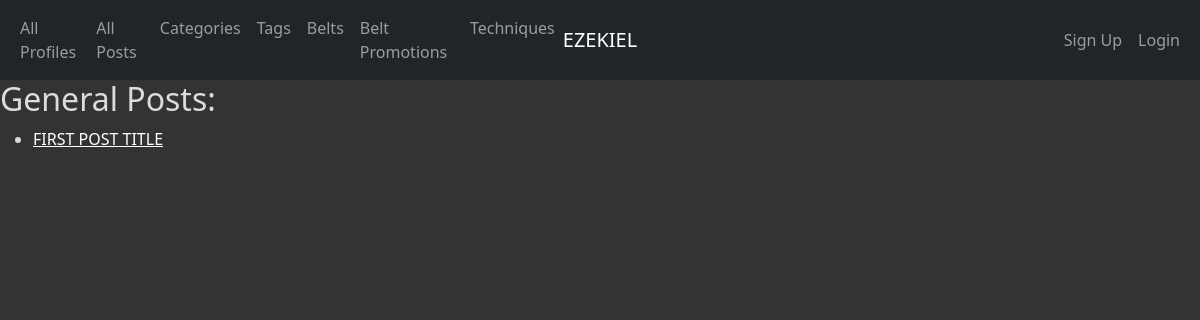
Before: /categories/1/ with the older database file.
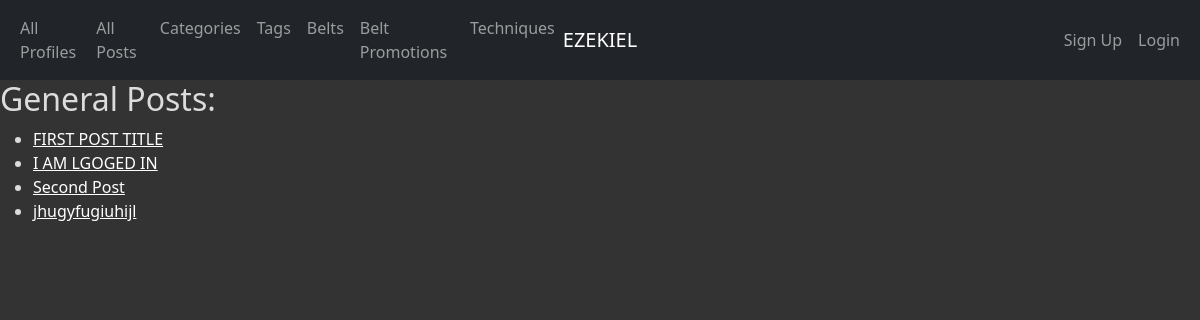
After: the same page with the newer database file.
### app_info/models.py (models this page shows, shortened)
class Post(models.Model):
    post_id = models.AutoField(primary_key=True)
    text = models.TextField()
    image = models.ImageField(default="")
    created_at = models.DateTimeField(auto_now_add=True)
    updated_at = models.DateTimeField(auto_now=True)
    likes = models.IntegerField(default=0)
    title = models.CharField(max_length=45)
    subtitle = models.CharField(max_length=45)
    profile = models.ForeignKey(Profile, related_name='posts', on_delete=models.CASCADE)
    categories = models.ForeignKey(Category, related_name='posts', on_delete=models.CASCADE)
    tags = models.ManyToManyField(Tag)
    def get_absolute_url(self):
        return reverse('app_info_post_detail_urlpattern',
                       kwargs={'pk': self.pk}
                       )
    class Meta:
        ordering = ['title']

### app_info/views.py (the view)
class CategoryDetail(DetailView):
    model = Category
    def get_context_data(self, **kwargs):
        context = super(DetailView, self).get_context_data(**kwargs)
        category = self.get_object()
        posts = category.posts.all()
        name = category.name
        context['posts'] = posts
        context['name'] = name
        return context

### app_info/templates/app_info/category_detail.html (shortened to what this page needs)
{% extends 'app_info/base.html' %}
{% block content %}
    <h2>{{ category.name }} Posts:</h2>
    <section>
        <table>
            <tr>
                <td>
                    <ul>
                        {% for post in posts %}
                        <li>
                            <a href="{{ post.get_absolute_url }}">{{ post.title }}</a>
                        </li>
                        {% empty %}
                        <li><em>There are no posts for this category</em></li>
                        {% endfor %}
                    </ul>
                </td>
            </tr>
        </table>
    </section>
{% endblock %}

Changed rows visible on the page:
added Post: title "I AM LGOGED IN"
added Post: title "Second Post"
added Post: title "jhugyfugiuhijl"
